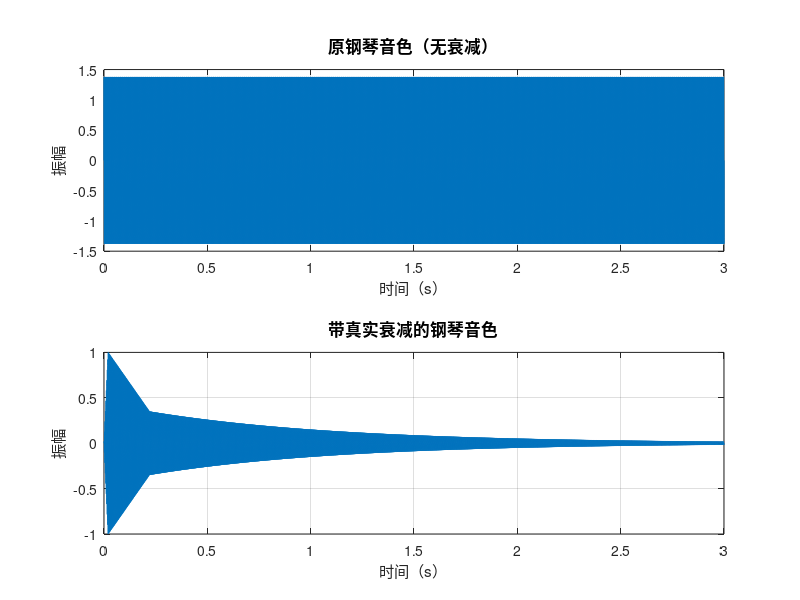

The MATLAB script that drew this image:
clear; clc; close all;

%% 合成带泛音的钢琴音色
fs = 44100;          % 采样率（Hz）
duration = 3;        % 总时长（秒，包含完整衰减过程）
t = 0:1/fs:duration; % 时间轴

f0 = 440;  % A4基频（Hz）
harmonics_freq = f0 * [2, 3, 4, 5, 6];
harmonics_amp = [0.62, 0.18, 0.1, 0.09, 0.05];


piano_tone = sin(2*pi*f0*t);  
for i = 1:length(harmonics_freq)
    piano_tone = piano_tone + harmonics_amp(i) * sin(2*pi*harmonics_freq(i)*t);
end

%% 添加钢琴真实响度衰减包络
% 衰减参数
attack = 0.02;                         % 起音时间（20ms，琴槌击弦瞬间快速达到峰值）
decay = 0.2;                           % 衰减时间（200ms，从峰值快速降至持续响度）
sustain_level = 0.35;                  % 持续段响度（峰值的35%，A4音区典型值）
release = duration - attack - decay;   % 释放时间（剩余时长，确保总时长不变）

% 生成衰减包络
envelope = zeros(size(t));

% 起音阶段：快速上升至峰值（模拟击弦瞬间）
attack_idx = t <= attack;
envelope(attack_idx) = t(attack_idx) / attack;  % 线性上升

% 衰减阶段：从峰值降至持续响度（能量快速耗散）
decay_idx = t > attack & t <= (attack + decay);
envelope(decay_idx) = 1 - (1 - sustain_level) * (t(decay_idx) - attack) / decay;

% 释放阶段：持续衰减至0（模拟琴弦余振消失）
release_idx = t > (attack + decay);

% 用指数衰减模拟琴弦振动的能量耗散（更自然）
envelope(release_idx) = sustain_level * exp(-3*(t(release_idx) - (attack + decay))/release);

%% 应用衰减包络并归一化
piano_tone_decay = piano_tone .* envelope;  % 用包络调制响度
piano_tone_decay = piano_tone_decay / max(abs(piano_tone_decay));  % 避免失真

audiowrite('Real_A4_By_Piano_.wav', piano_tone_decay, fs);
fprintf('带真实衰减的钢琴音色已导出：piano_tone_A4_with_decay.wav\n');

% 可视化：对比原音色与带衰减的音色
figure('Position', [100, 100, 1200, 600]);
subplot(2,1,1);
plot(t, piano_tone);
title('原钢琴音色（无衰减）', 'FontSize', 12);
xlabel('时间（s）'); ylabel('振幅'); grid on;
xlim([0, duration]);

subplot(2,1,2);
plot(t, piano_tone_decay);
title('带真实衰减的钢琴音色', 'FontSize', 12);
xlabel('时间（s）'); ylabel('振幅'); grid on;
xlim([0, duration]);
